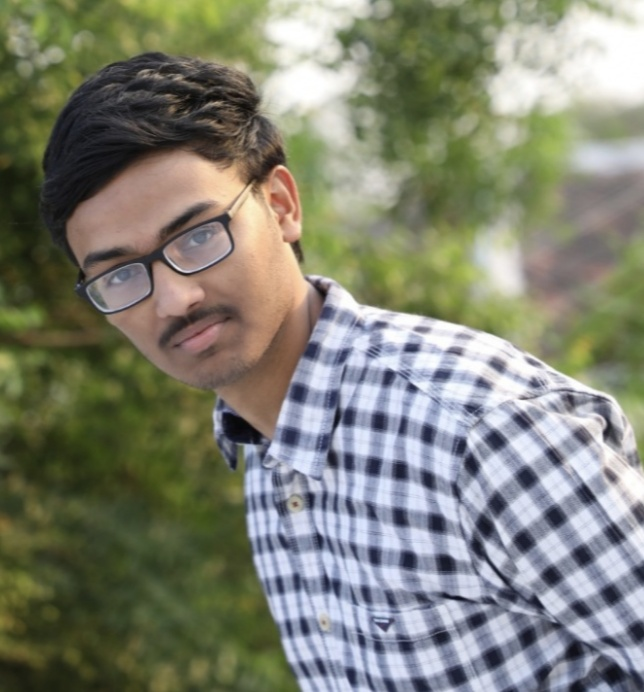
#> input picture Assignment1/COE19B055/COE19B055_input.jpg, 644 x 692 px
$ jupyter execute COE19B055_CV_Assignment1.ipynb
#> lines starting #> are read from the running program, lines starting #| are printed output that depends on the picture; after the words box and inside, x2 and y2 are one past the last pixel; in counts of white or black regions, pixels touching at a corner belong together
[cell 1]
import cv2

[cell 2]
img = cv2.imread("COE19B055_input.jpg")
#> img is the input picture: shape (692, 644, 3); mean B, G, R 115.4, 130.1, 128.3

[cell 3]
cv2.imshow("Original",img)
cv2.waitKey(0)
cv2.destroyAllWindows()

[cell 4]
from matplotlib import pyplot as plt

[cell 5]
plt.imshow(img)

[cell 6]
rgb = cv2.cvtColor(img, cv2.COLOR_BGR2RGB)

[cell 7]
plt.imshow(rgb)

[cell 8]
gray = cv2.cvtColor(rgb, cv2.COLOR_RGB2GRAY)
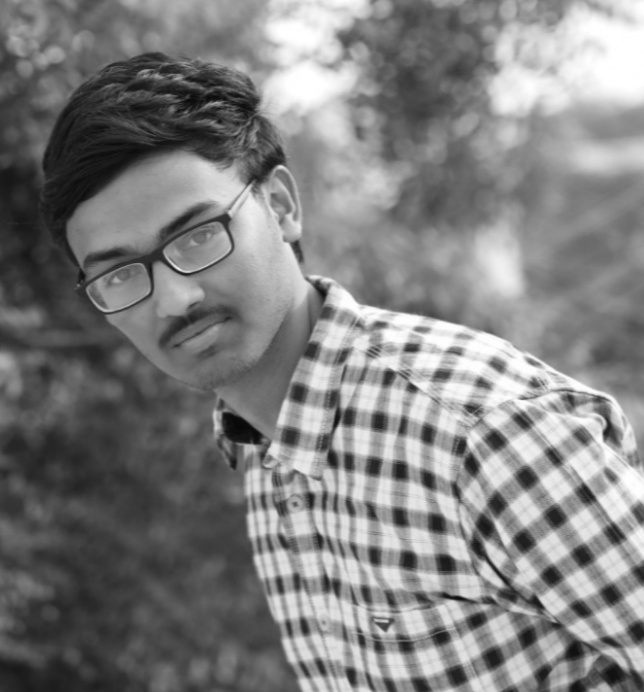
#> gray: shape (692, 644); min 7, max 255, mean 127.9

[cell 9]
plt.imshow(gray, 'gray')

[cell 10]
gray = cv2.cvtColor(img, cv2.COLOR_BGR2GRAY)

[cell 11]
plt.imshow(gray)

[cell 12]
ret, thres = cv2.threshold(gray, 127, 255, cv2.THRESH_BINARY)
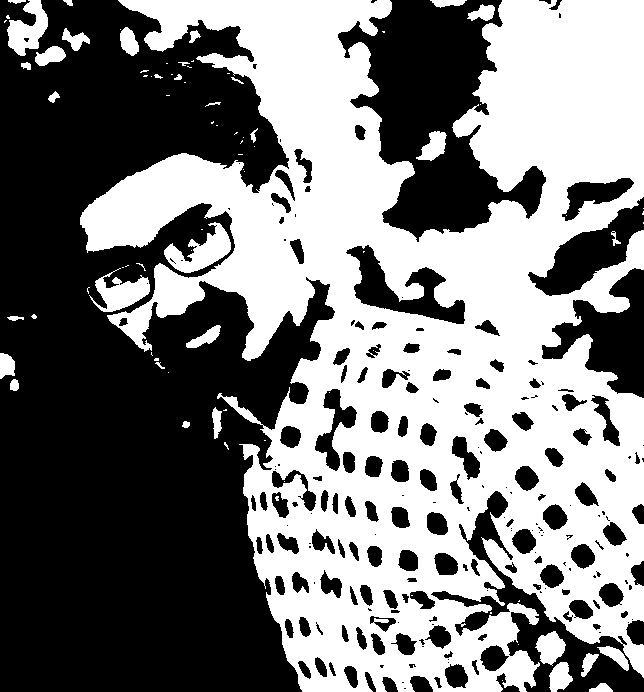
#> thres: shape (692, 644); 48.5% white; 86 white regions (51 under 20 px), largest, box (x1, y1, x2, y2) and area: (80, 0, 644, 692) 206216, (164, 222, 231, 273) 1564, (89, 268, 150, 312) 1278

[cell 13]
plt.imshow(thres, 'gray')

[cell 14]
cv2.imshow("binary", thres)
cv2.waitKey(0)
cv2.destroyAllWindows()

[cell 15]
cv2.imshow("Gray", gray)
cv2.waitKey(0)
cv2.destroyAllWindows()

[cell 16]
titles = ['original', 'Gray', 'Binary']
images = [rgb, gray, thres]

for i in range(3):
    plt.subplot(1,3,i+1)
    plt.imshow(images[i], 'gray')
    plt.title(titles[i])
    plt.xticks([]), plt.yticks([])
plt.show()
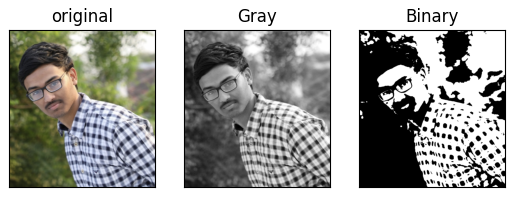
#> figure drawn by matplotlib, 3 panels

[cell 17]
import numpy as np
# im = cv2.imread("Ram Mohan.jpg")
# img = gray
# imgc = cv2.cvtColor(img, cv2.COLOR_GRAY2RGB)

imgc = cv2.merge((gray, gray, gray))
imgb = cv2.merge((thres, thres, thres))

final = np.hstack((img, imgc, imgb))
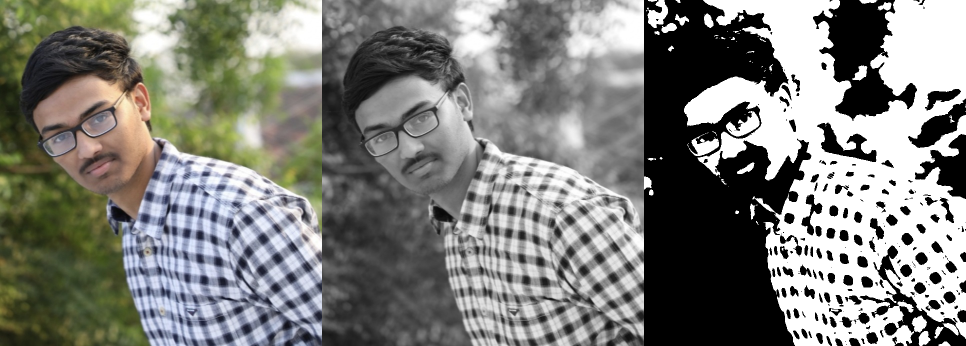
#> final: shape (692, 1932, 3) (shown at 1/2 size); mean B, G, R 122.3, 127.3, 126.7
finalb = cv2.resize(final,(960, 540))
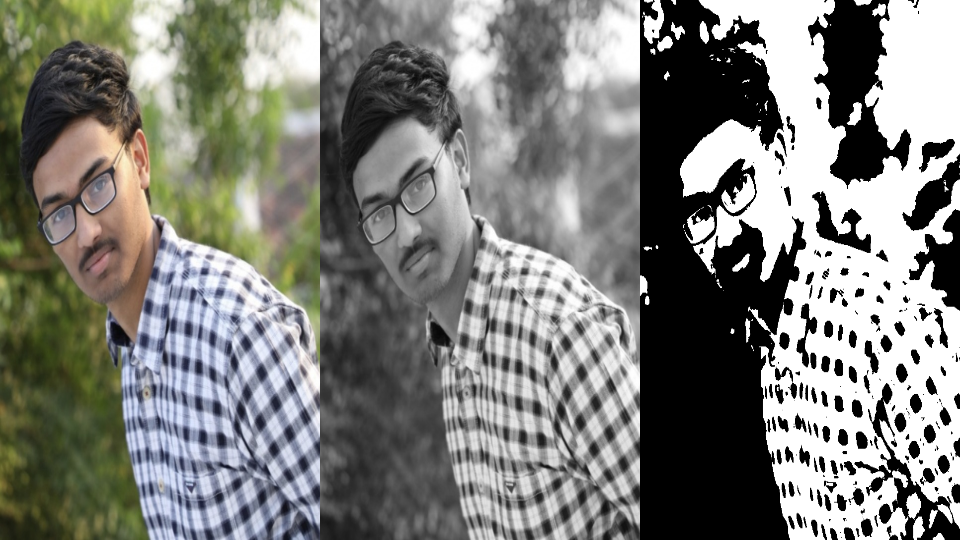
#> finalb: shape (540, 960, 3); mean B, G, R 122.3, 127.2, 126.6
cv2.imshow("Final", finalb)
cv2.waitKey(0)
cv2.destroyAllWindows()

[cell 18]
rgb[:,:,0].min()    #red min
#> Out = 4

[cell 19]
rgb[:,:,0].max()    #red max
#> Out = 255

[cell 20]
rgb[:,:,1].max()    #green min
#> Out = 255

[cell 21]
rgb[:,:,1].min()    #green max
#> Out = 6

[cell 22]
rgb[:,:,2].max()    #blue min
#> Out = 255

[cell 23]
rgb[:,:,2].min()    #blue max
#> Out = 5

[cell 24]
gray.min()          #gray min
#> Out = 7

[cell 25]
gray.max()          #gray max
#> Out = 255

[cell 26]
thres.min()         #binary min
#> Out = 0

[cell 27]
thres.max()         #binary max
#> Out = 255
